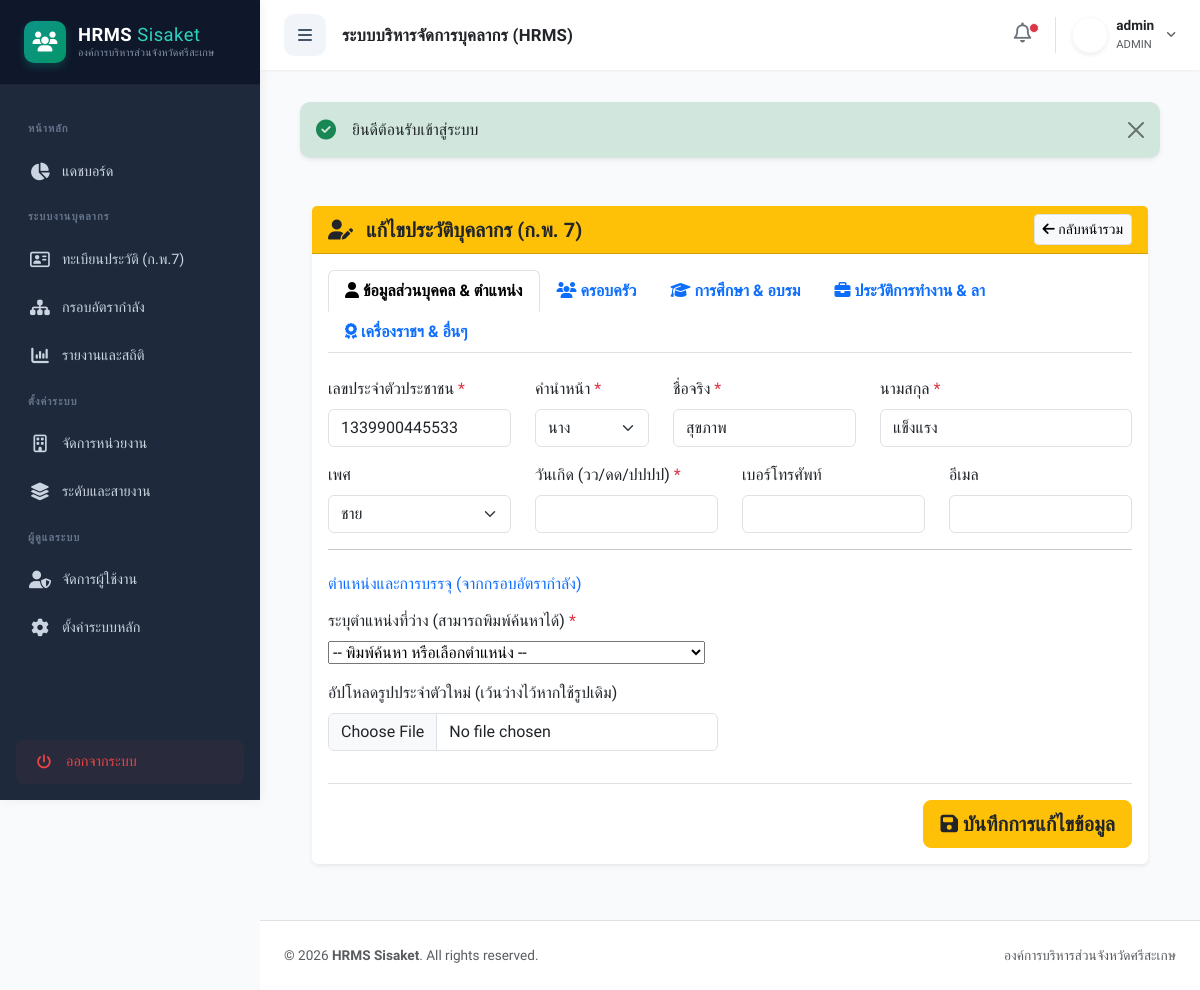
/index.php?action=edit&id=17 (signed in), run on the app's committed database.
### tables this page shows
CREATE TABLE `employees` (
  `id` int(11) NOT NULL,
  `emp_code` varchar(100) DEFAULT NULL,
  `national_id` varchar(13) NOT NULL,
  `prefix` varchar(20) NOT NULL,
  `gender` varchar(20) DEFAULT 'ชาย',
  `dob` varchar(50) DEFAULT NULL,
  `first_name` varchar(100) NOT NULL,
  `last_name` varchar(100) NOT NULL,
  `phone` varchar(20) DEFAULT NULL,
  `email` varchar(100) DEFAULT NULL,
  `status` varchar(50) DEFAULT 'ปฏิบัติงาน',
  `is_active` tinyint(1) NOT NULL DEFAULT 1,
  `avatar` varchar(255) DEFAULT NULL,
  `created_at` timestamp NOT NULL DEFAULT current_timestamp()
);

### models/Employee.php (called while the page is built, shortened)
<?php
class Employee {
    private $conn;
    private $table_name = "employees";
    public function __construct($db) {
        $this->conn = $db;
    }
    public function readOne($id) {
        $query = "SELECT * FROM " . $this->table_name . " WHERE id = :id LIMIT 1";
        $stmt = $this->conn->prepare($query);
        $stmt->bindParam(":id", $id);
        $stmt->execute();
        $emp = $stmt->fetch(PDO::FETCH_ASSOC);
        if($emp) {
            $emp['family'] = $this->getRelationData("emp_family", $id, true);
            $emp['education'] = $this->getRelationData("emp_education", $id);
            $emp['training'] = $this->getRelationData("emp_training", $id);
            $emp['work_history'] = $this->getRelationData("emp_work_history", $id, false, "start_date ASC");
            $emp['leave'] = $this->getRelationData("emp_leave", $id, false, "leave_year DESC");
            $emp['acting'] = $this->getRelationData("emp_acting", $id);
            $emp['evaluation'] = $this->getRelationData("emp_evaluation", $id, false, "eval_year DESC, eval_round DESC");
            $emp['decoration'] = $this->getRelationData("emp_decoration", $id, false, "received_year ASC");
            $emp['disciplinary'] = $this->getRelationData("emp_disciplinary", $id, false, "incident_date DESC");
            $emp['license'] = $this->getRelationData("emp_license", $id);
        }
        return $emp;
    }
    private function getRelationData($table, $emp_id, $singleRow = false, $orderBy = "") {
        try {
            $query = "SELECT * FROM {$table} WHERE employee_id = :emp_id";
            if (!empty($orderBy)) $query .= " ORDER BY " . $orderBy;
            $stmt = $this->conn->prepare($query);
            $stmt->bindParam(":emp_id", $emp_id);
            $stmt->execute();
            return $singleRow ? $stmt->fetch(PDO::FETCH_ASSOC) : $stmt->fetchAll(PDO::FETCH_ASSOC);
        } catch(PDOException $e) {
            return $singleRow ? [] : [];
        }
    }
}
?>

### views/employee/edit.php (the view, shortened to what this page needs)
<?php require_once 'views/layout/header.php'; ?>
<?php
if (!function_exists('h')) {
    function h($string) { return htmlspecialchars((string)($string ?? ''), ENT_QUOTES, 'UTF-8'); }
}
?>
<link href="https://cdn.jsdelivr.net/npm/tom-select@2.2.2/dist/css/tom-select.bootstrap5.min.css" rel="stylesheet">
<div class="container-fluid py-4">
    <div class="row">
        <div class="col-12">
            <div class="card shadow-sm border-0">
                <div class="card-header bg-warning text-dark d-flex justify-content-between align-items-center">
                    <h5 class="mb-0 fw-bold"><i class="fas fa-user-edit me-2"></i> แก้ไขประวัติบุคลากร (ก.พ. 7)</h5>
                    <a href="index.php?action=employees" class="btn btn-sm btn-light border"><i class="fas fa-arrow-left"></i> กลับหน้ารวม</a>
                </div>
                <div class="card-body">
                    <form action="index.php?action=update" method="POST" enctype="multipart/form-data" id="kp7Form">
                        <ul class="nav nav-tabs mb-4" id="kp7Tabs" role="tablist">
                            <li class="nav-item" role="presentation">
                                <button class="nav-link active fw-bold" id="personal-tab" data-bs-toggle="tab" data-bs-target="#personal" type="button" role="tab"><i class="fas fa-user"></i> ข้อมูลส่วนบุคคล & ตำแหน่ง</button>
                            </li>
                            <li class="nav-item" role="presentation">
                                <button class="nav-link fw-bold" id="family-tab" data-bs-toggle="tab" data-bs-target="#family" type="button" role="tab"><i class="fas fa-users"></i> ครอบครัว</button>
                            </li>
                            <li class="nav-item" role="presentation">
                                <button class="nav-link fw-bold" id="edu-tab" data-bs-toggle="tab" data-bs-target="#edu" type="button" role="tab"><i class="fas fa-graduation-cap"></i> การศึกษา & อบรม</button>
                            </li>
                            <li class="nav-item" role="presentation">
                                <button class="nav-link fw-bold" id="work-tab" data-bs-toggle="tab" data-bs-target="#work" type="button" role="tab"><i class="fas fa-briefcase"></i> ประวัติการทำงาน & ลา</button>
                            </li>
                            <li class="nav-item" role="presentation">
                                <button class="nav-link fw-bold" id="other-tab" data-bs-toggle="tab" data-bs-target="#other" type="button" role="tab"><i class="fas fa-award"></i> เครื่องราชฯ & อื่นๆ</button>
                            </li>
                        </ul>
                        <div class="tab-content" id="kp7TabsContent">
                            <div class="tab-pane fade show active" id="personal" role="tabpanel">
                                <div class="row mb-3">
                                    <div class="col-md-3">
                                        <label class="form-label">เลขประจำตัวประชาชน <span class="text-danger">*</span></label>
                                        <input type="text" name="national_id" class="form-control" value="<?= h($empData['national_id']) ?>" required maxlength="13">
                                    </div>
                                    <div class="col-md-2">
                                        <label class="form-label">คำนำหน้า <span class="text-danger">*</span></label>
                                        <select name="prefix" class="form-select" required>
                                            <option value="นาง" <?= $empData['prefix']=='นาง'?'selected':'' ?>>นาง</option>
                                        </select>
                                    </div>
                                    <div class="col-md-3">
                                        <label class="form-label">ชื่อจริง <span class="text-danger">*</span></label>
                                        <input type="text" name="first_name" class="form-control" value="<?= h($empData['first_name']) ?>" required>
                                    </div>
                                    <div class="col-md-4">
                                        <label class="form-label">นามสกุล <span class="text-danger">*</span></label>
                                        <input type="text" name="last_name" class="form-control" value="<?= h($empData['last_name']) ?>" required>
                                    </div>
                                </div>
                                <div class="row mb-3">
                                    <div class="col-md-3">
                                        <label class="form-label">เพศ</label>
                                        <select name="gender" class="form-select">
                                            <option value="ชาย" <?= $empData['gender']=='ชาย'?'selected':'' ?>>ชาย</option>
                                        </select>
                                    </div>
                                    <div class="col-md-3">
                                        <label class="form-label">วันเกิด (วว/ดด/ปปปป) <span class="text-danger">*</span></label>
                                        <input type="text" name="dob" class="form-control" value="<?= h($empData['dob']) ?>" required>
                                    </div>
                                    <div class="col-md-3">
                                        <label class="form-label">เบอร์โทรศัพท์</label>
                                        <input type="text" name="phone" class="form-control" value="<?= h($empData['phone']) ?>" maxlength="10">
                                    </div>
                                    <div class="col-md-3">
                                        <label class="form-label">อีเมล</label>
                                        <input type="email" name="email" class="form-control" value="<?= h($empData['email']) ?>">
                                    </div>
                                </div>
                                <hr>
                                <h6 class="text-primary mt-4 mb-3">ตำแหน่งและการบรรจุ (จากกรอบอัตรากำลัง)</h6>
                                <div class="row mb-3">
                                    <div class="col-md-12">
                                        <label class="form-label">ระบุตำแหน่งที่ว่าง (สามารถพิมพ์ค้นหาได้) <span class="text-danger">*</span></label>
                                        <div class="input-group">
                                            <div style="flex: 1; min-width: 0;">
                                                <select name="emp_code" id="emp_code_select" required>
                                                    <option value="">-- พิมพ์ค้นหา หรือเลือกตำแหน่ง --</option>
                                                </select>
                                            </div>
                                        </div>
                                    </div>
                                </div>
                                <div class="row mb-3">
                                    <div class="col-md-6">
                                        <label class="form-label">อัปโหลดรูปประจำตัวใหม่ (เว้นว่างไว้หากใช้รูปเดิม)</label>
                                        <div class="d-flex align-items-center gap-2 mb-2">
                                            <input type="file" name="avatar" class="form-control" accept="image/*">
                                        </div>
                                    </div>
                                </div>
                            </div>
                        </div>
                        <div class="text-end mt-4 pt-3 border-top">
                            <button type="submit" class="btn btn-warning btn-lg fw-bold text-dark"><i class="fas fa-save"></i> บันทึกการแก้ไขข้อมูล</button>
                        </div>
                    </form>
                </div>
            </div>
        </div>
    </div>
</div>
<?php require_once 'views/layout/footer.php'; ?>

### views/layout/header.php (style rules this page uses)
:root { --primary: #0d9488; --primary-hover: #0f766e; --sidebar-bg: #1e293b; --sidebar-text: #cbd5e1; --sidebar-width: 260px; --sidebar-collapsed-width: 76px; --topbar-height: 70px; --bg-light: #f8fafc; --transition-speed: 0.3s; }
body { font-family: 'Prompt', sans-serif; background-color: var(--bg-light); color: #334155; overflow-x: hidden; }

### data on the page
employees: national_id "1339900445533", prefix "นาง", first_name "สุขภาพ", last_name "แข็งแรง", gender "ชาย"

### other printed values
$_SESSION['username'] "admin"
$_SESSION['role'] "ADMIN"
$_SESSION['message'] "ยินดีต้อนรับเข้าสู่ระบบ"
